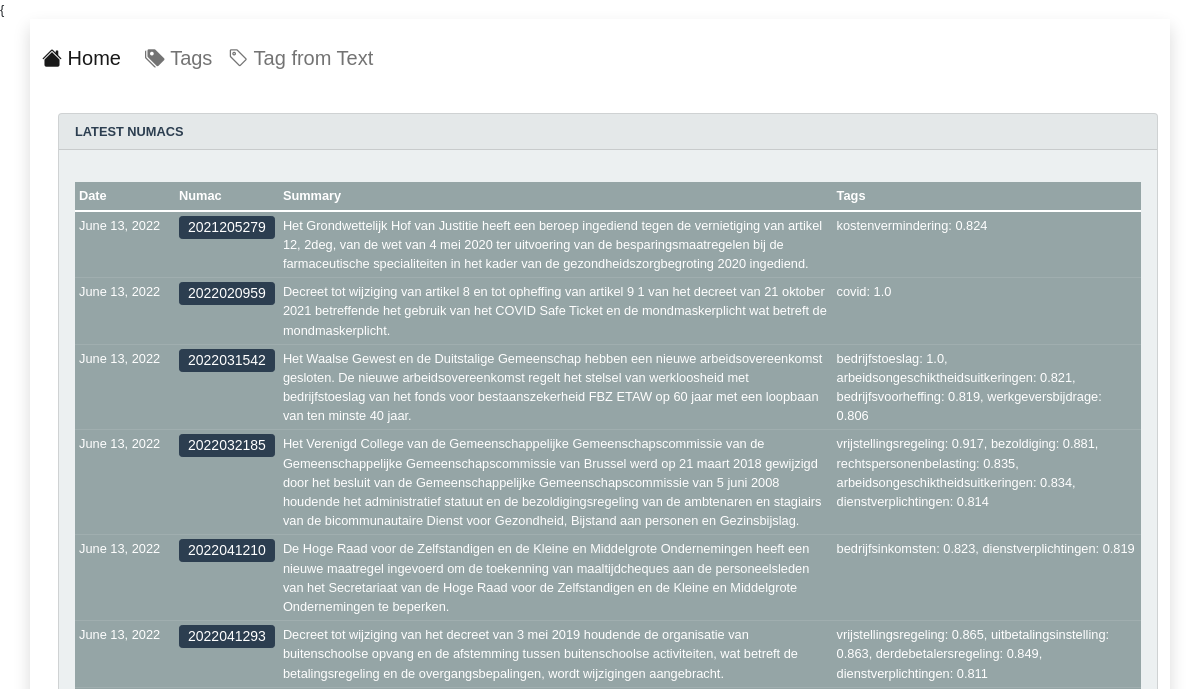
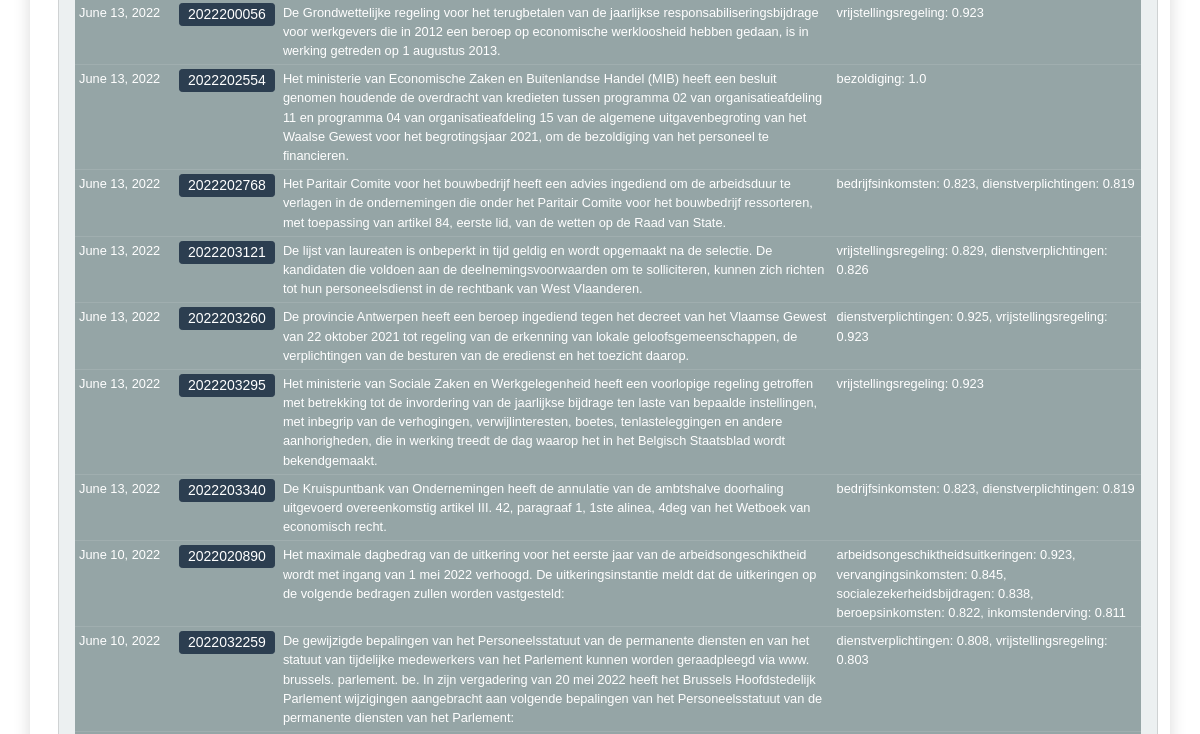
The app's page / (upper part), older data (2 pictures, top to bottom).
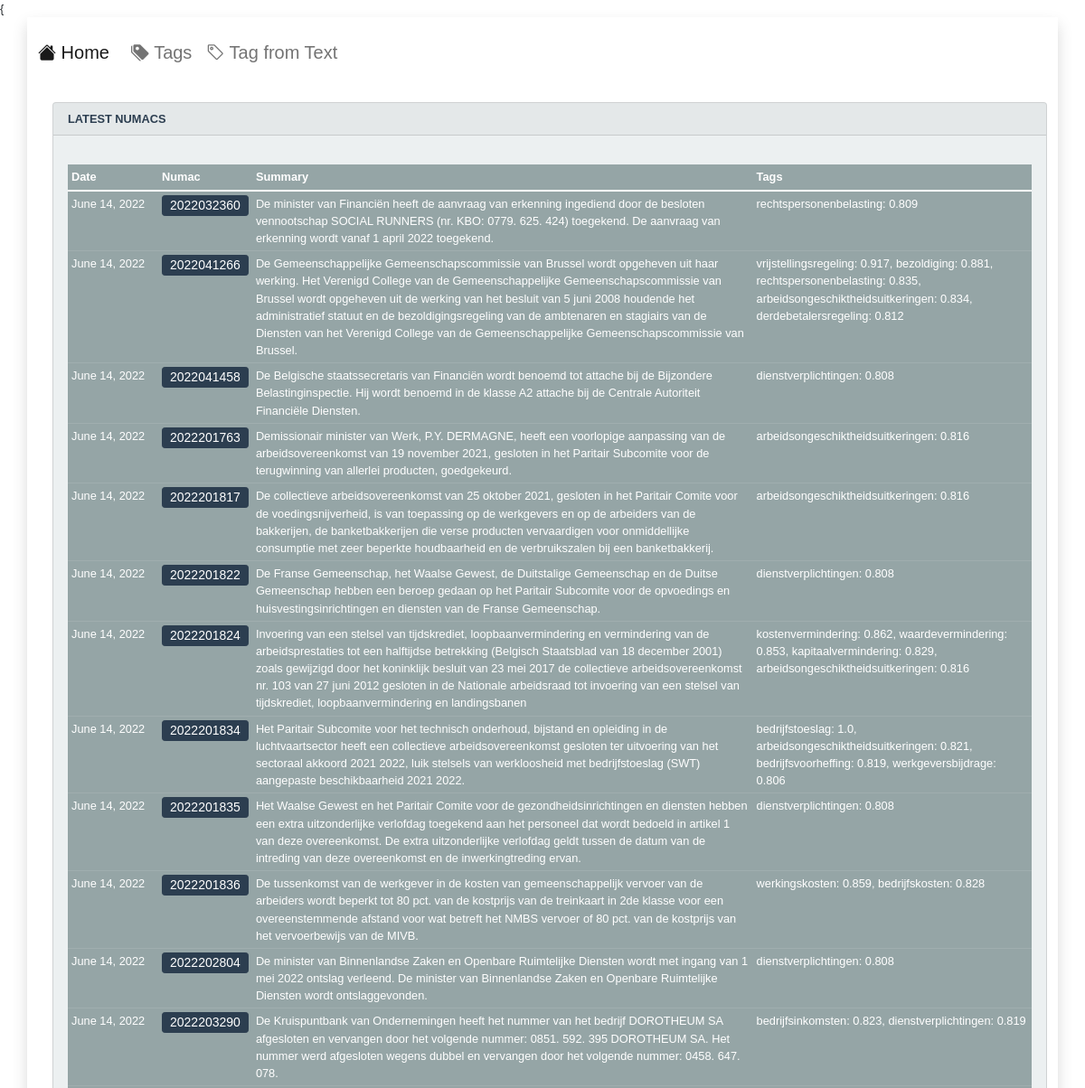
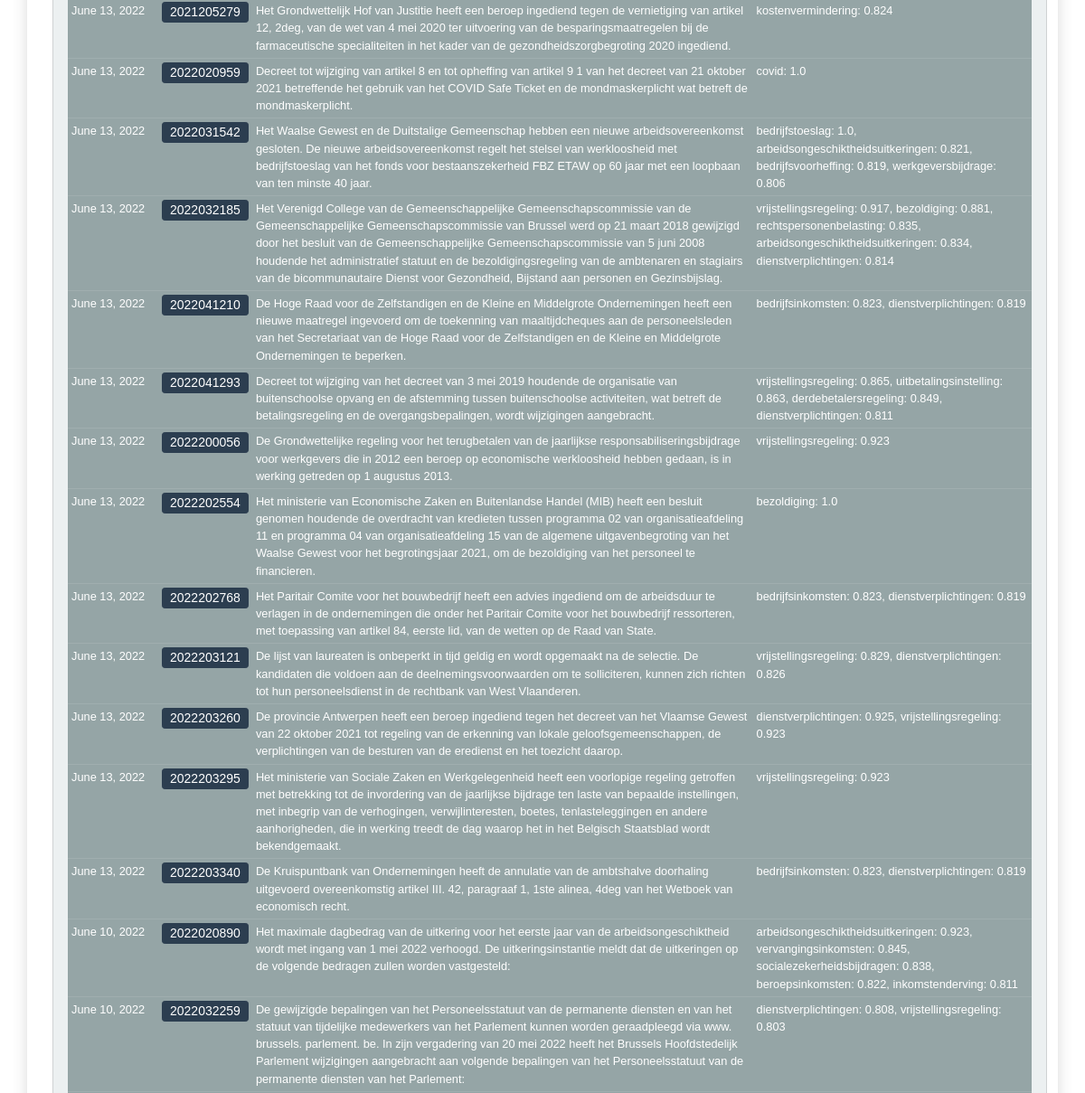
The same page, newer data (2 pictures, top to bottom).
### taxtag/models.py (models this page shows, shortened)
class Article(models.Model):
    date = models.DateField()
    numac = models.CharField(max_length=15)
    link=models.CharField(max_length=150)
    nl_text=models.TextField()
    nl_sum=models.TextField()
    nl_tags=models.TextField()
    created_at = models.DateTimeField(auto_now_add=True)
    updated_at = models.DateTimeField(auto_now=True)
    class Meta:
        ordering = ['-date' , 'numac']

### taxtag/views.py (the view)
# urls.py: 2. Add a URL to urlpatterns:  path('', views.home, name='home')
def home(request):
    articles=Article.objects.all()
    context = {'data':{'articles': articles}}
    return render(request, 'home.html', context)

### taxtag/templates/home.html (shortened to what this page needs)
{% extends "base.html" %}
{% block content %}
<div class="row">
  <div class="col-md-auto">
  <div class="card text-white bg-light ms-3 mt-3 " >
      <div class="card-header text-primary text-uppercase " style="font-weight:bold"> LATEST NUMACS</div>
      <div class="card-body">
        <p class="card-text">
          <table class="table table-sm table-secondary table-responsive">
          <thead class="thead-inverse">
              <tr>
                  <th style="width:100px">Date</th>
                  <th>Numac</th>
                  <th>Summary</th>
                  <th>Tags</th>
              </tr>
              </thead>
              <tbody>
                  {% for b in data.articles %}
                  <tr>
              <td>{{ b.date}}</td>
              <td><a class="btn btn-primary btn-sm w-100 py-0" style="text-align:left" href={{ b.link }}> {{ b.numac }}</a></td>
              <td>{{ b.nl_sum}}</td>
              <td>{{ b.nl_tags}}</td>
                  </tr>
                  {% endfor %}
              </tbody>
      </table>
      </p>
      </div>
    </div>
  </div>
  </div>
{% endblock %}

Row changes from the older to the newer data that the page shows:
added Article: date "June 14, 2022", numac "2022032360", nl_sum "De minister van Financiën heeft de aanvraag van erkenning ingediend door de besloten vennootschap SOCIAL RUNNERS (nr. KBO: 0779. 625. 424) toegekend. De aanvraag van erkenning wordt vanaf 1 april 2022 toegekend.", nl_tags "rechtspersonenbelasting: 0.809"
added Article: date "June 14, 2022", numac "2022041266", nl_sum "De Gemeenschappelijke Gemeenschapscommissie van Brussel wordt opgeheven uit haar werking. Het Verenigd College van de Gemeenschappelijke Gemeenschapscommissie van Brussel wordt opgeheven uit de werking van het besluit van 5 juni 2008 houdende het administratief statuut en de bezoldigingsregeling van de ambtenaren en stagiairs van de Diensten van het Verenigd College van de Gemeenschappelijke Gemeenschapscommissie van Brussel.", nl_tags "vrijstellingsregeling: 0.917, bezoldiging: 0.881, rechtspersonenbelasting: 0.835, arbeidsongeschiktheidsuitkeringen: 0.834, derdebetalersregeling: 0.812"
added Article: date "June 14, 2022", numac "2022041458", nl_sum "De Belgische staatssecretaris van Financiën wordt benoemd tot attache bij de Bijzondere Belastinginspectie. Hij wordt benoemd in de klasse A2 attache bij de Centrale Autoriteit Financiële Diensten.", nl_tags "dienstverplichtingen: 0.808"
added Article: date "June 14, 2022", numac "2022201763", nl_sum "Demissionair minister van Werk, P.Y. DERMAGNE, heeft een voorlopige aanpassing van de arbeidsovereenkomst van 19 november 2021, gesloten in het Paritair Subcomite voor de terugwinning van allerlei producten, goedgekeurd.", nl_tags "arbeidsongeschiktheidsuitkeringen: 0.816"
added Article: date "June 14, 2022", numac "2022201817", nl_sum "De collectieve arbeidsovereenkomst van 25 oktober 2021, gesloten in het Paritair Comite voor de voedingsnijverheid, is van toepassing op de werkgevers en op de arbeiders van de bakkerijen, de banketbakkerijen die verse producten vervaardigen voor onmiddellijke consumptie met zeer beperkte houdbaarheid en de verbruikszalen bij een banketbakkerij.", nl_tags "arbeidsongeschiktheidsuitkeringen: 0.816"
added Article: date "June 14, 2022", numac "2022201822", nl_sum "De Franse Gemeenschap, het Waalse Gewest, de Duitstalige Gemeenschap en de Duitse Gemeenschap hebben een beroep gedaan op het Paritair Subcomite voor de opvoedings en huisvestingsinrichtingen en diensten van de Franse Gemeenschap.", nl_tags "dienstverplichtingen: 0.808"
added Article: date "June 14, 2022", numac "2022201824", nl_sum "Invoering van een stelsel van tijdskrediet, loopbaanvermindering en vermindering van de arbeidsprestaties tot een halftijdse betrekking (Belgisch Staatsblad van 18 december 2001) zoals gewijzigd door het koninklijk besluit van 23 mei 2017 de collectieve arbeidsovereenkomst nr. 103 van 27 juni 2012 gesloten in de Nationale arbeidsraad tot invoering van een stelsel van tijdskrediet, loopbaanvermindering en landingsbanen", nl_tags "kostenvermindering: 0.862, waardevermindering: 0.853, kapitaalvermindering: 0.829, arbeidsongeschiktheidsuitkeringen: 0.816"
added Article: date "June 14, 2022", numac "2022201834", nl_sum "Het Paritair Subcomite voor het technisch onderhoud, bijstand en opleiding in de luchtvaartsector heeft een collectieve arbeidsovereenkomst gesloten ter uitvoering van het sectoraal akkoord 2021 2022, luik stelsels van werkloosheid met bedrijfstoeslag (SWT) aangepaste beschikbaarheid 2021 2022.", nl_tags "bedrijfstoeslag: 1.0, arbeidsongeschiktheidsuitkeringen: 0.821, bedrijfsvoorheffing: 0.819, werkgeversbijdrage: 0.806"
added Article: date "June 14, 2022", numac "2022201835", nl_sum "Het Waalse Gewest en het Paritair Comite voor de gezondheidsinrichtingen en diensten hebben een extra uitzonderlijke verlofdag toegekend aan het personeel dat wordt bedoeld in artikel 1 van deze overeenkomst. De extra uitzonderlijke verlofdag geldt tussen de datum van de intreding van deze overeenkomst en de inwerkingtreding ervan.", nl_tags "dienstverplichtingen: 0.808"
added Article: date "June 14, 2022", numac "2022201836", nl_sum "De tussenkomst van de werkgever in de kosten van gemeenschappelijk vervoer van de arbeiders wordt beperkt tot 80 pct. van de kostprijs van de treinkaart in 2de klasse voor een overeenstemmende afstand voor wat betreft het NMBS vervoer of 80 pct. van de kostprijs van het vervoerbewijs van de MIVB.", nl_tags "werkingskosten: 0.859, bedrijfskosten: 0.828"
added Article: date "June 14, 2022", numac "2022202804", nl_sum "De minister van Binnenlandse Zaken en Openbare Ruimtelijke Diensten wordt met ingang van 1 mei 2022 ontslag verleend. De minister van Binnenlandse Zaken en Openbare Ruimtelijke Diensten wordt ontslaggevonden.", nl_tags "dienstverplichtingen: 0.808"
added Article: date "June 14, 2022", numac "2022203290", nl_sum "De Kruispuntbank van Ondernemingen heeft het nummer van het bedrijf DOROTHEUM SA afgesloten en vervangen door het volgende nummer: 0851. 592. 395 DOROTHEUM SA. Het nummer werd afgesloten wegens dubbel en vervangen door het volgende nummer: 0458. 647. 078.", nl_tags "bedrijfsinkomsten: 0.823, dienstverplichtingen: 0.819"
